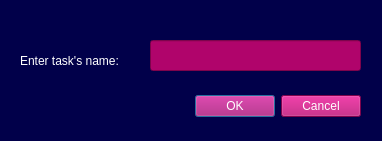
<?xml version="1.0" encoding="UTF-8"?>
<ui version="4.0">
 <class>Dialog</class>
 <widget class="QDialog" name="Dialog">
  <property name="geometry">
   <rect>
    <x>0</x>
    <y>0</y>
    <width>382</width>
    <height>141</height>
   </rect>
  </property>
  <property name="windowTitle">
   <string>Dialog</string>
  </property>
  <property name="styleSheet">
   <string notr="true">QDialog{
	color: rgb(255, 255, 255);
	color: rgb(255, 255, 255);
	 background-color:;
	background-color: rgb(1, 0, 74);
}

QPushButton{
	background-color:#b0046b;
}
QPushButton::hover{
	background-color:#780148;
}
QLineEdit{
	background-color:#b0046b;
}
QTableWidget{
	background-color:#f0249e;
	border-color: rgb(255, 0, 166);
}

QTableWidget:hover{
	background-color:#ba0772;
}</string>
  </property>
  <widget class="QDialogButtonBox" name="buttonBox">
   <property name="geometry">
    <rect>
     <x>20</x>
     <y>90</y>
     <width>341</width>
     <height>32</height>
    </rect>
   </property>
   <property name="styleSheet">
    <string notr="true">color: rgb(255, 255, 255);</string>
   </property>
   <property name="orientation">
    <enum>Qt::Horizontal</enum>
   </property>
   <property name="standardButtons">
    <set>QDialogButtonBox::Cancel|QDialogButtonBox::Ok</set>
   </property>
  </widget>
  <widget class="QLabel" name="label">
   <property name="geometry">
    <rect>
     <x>20</x>
     <y>50</y>
     <width>101</width>
     <height>21</height>
    </rect>
   </property>
   <property name="styleSheet">
    <string notr="true">color: rgb(255, 255, 255);</string>
   </property>
   <property name="text">
    <string>Enter task's name:</string>
   </property>
  </widget>
  <widget class="QLineEdit" name="lineEdit">
   <property name="geometry">
    <rect>
     <x>150</x>
     <y>40</y>
     <width>211</width>
     <height>31</height>
    </rect>
   </property>
  </widget>
 </widget>
 <resources/>
 <connections>
  <connection>
   <sender>buttonBox</sender>
   <signal>accepted()</signal>
   <receiver>Dialog</receiver>
   <slot>accept()</slot>
   <hints>
    <hint type="sourcelabel">
     <x>248</x>
     <y>254</y>
    </hint>
    <hint type="destinationlabel">
     <x>157</x>
     <y>274</y>
    </hint>
   </hints>
  </connection>
  <connection>
   <sender>buttonBox</sender>
   <signal>rejected()</signal>
   <receiver>Dialog</receiver>
   <slot>reject()</slot>
   <hints>
    <hint type="sourcelabel">
     <x>316</x>
     <y>260</y>
    </hint>
    <hint type="destinationlabel">
     <x>286</x>
     <y>274</y>
    </hint>
   </hints>
  </connection>
 </connections>
</ui>
